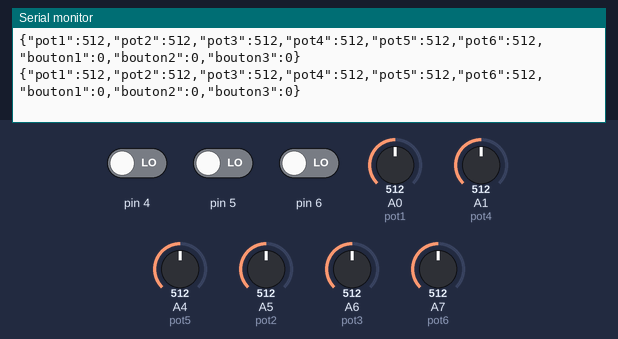
The sketch below on a simulated Arduino Nano, built with avr-gcc and run on an emulated ATmega328P. Parts: the last lines printed to the serial monitor. The test bench sets the inputs (shaded band); at power-on: A0 (pot1) = 512, A4 (pot5) = 512, pin 4 LOW, pin 5 LOW, pin 6 LOW, A1 (pot4) = 512, A5 (pot2) = 512, A6 (pot3) = 512, A7 (pot6) = 512.

Above: at 1.2 s.
1.3 s: A0 (pot1) set to 105
At 1.38 s:
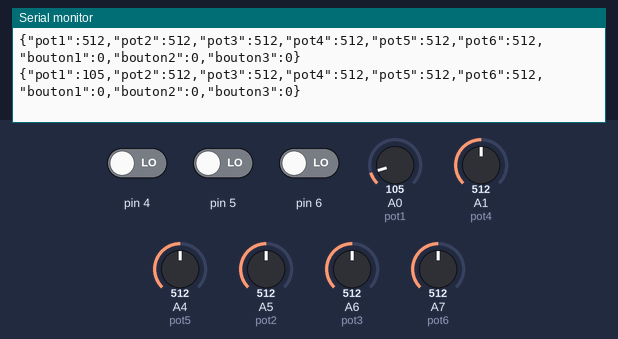
4.3 s: A0 (pot1) set to 94
At 4.32 s:
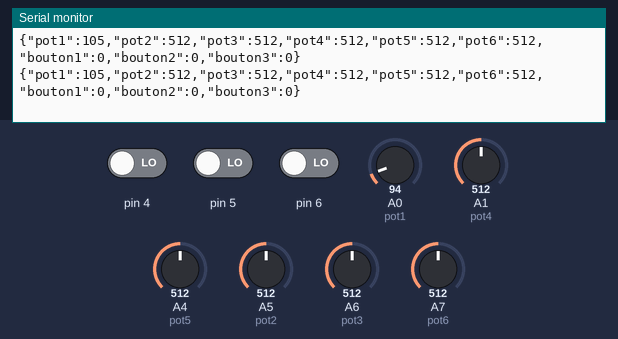
13.3 s: A4 (pot5) set to 110
At 13.3 s:
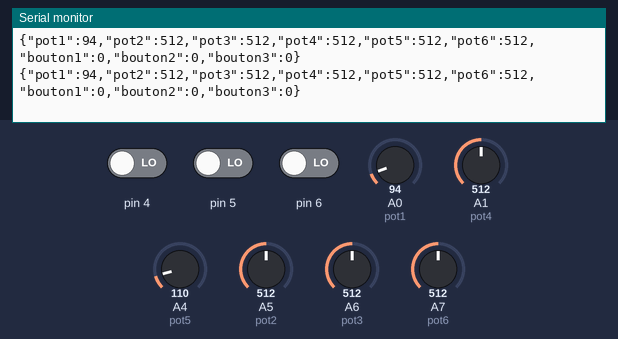
16.3 s: A4 (pot5) set to 90
At 16.33 s:
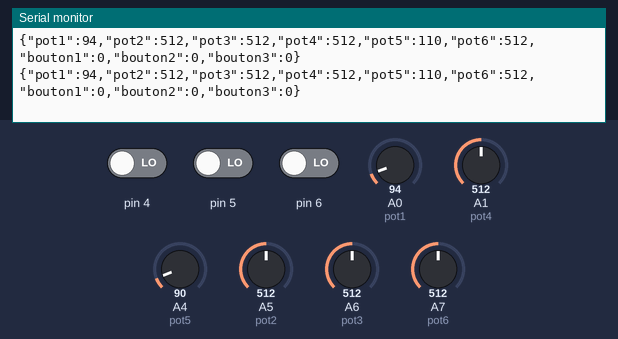
Timing chart, 0 to 19.3 s (numbered marks = the images above; inputs shaded):
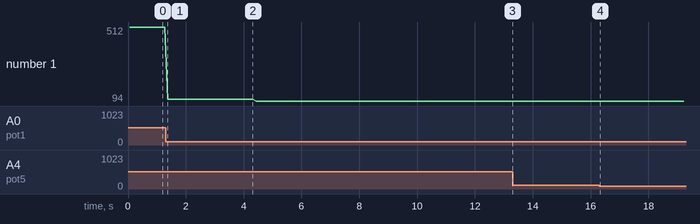

The sketch:

interface_physique_001.ino
```cpp
/*
 * Interface physique de contrôle
 * 6 potentiomètres, 3 boutons
 * les données sont envoyées en JSON à processing
 * Ocean Hackathon, Brest, 14 octobre 2017
 * pierre <> les porteslogiques.net
 * arduino 1.8.2 / zibu / debian 7 wheezy
 */

int pot1 = A0;
int pot2 = A5;
int pot3 = A6;
int pot4 = A1;
int pot5 = A4;
int pot6 = A7;

int val1, val2, val3, val4, val5, val6;
int b1, b2, b3;

void setup()
{
  Serial.begin(9600);
  pinMode(6, INPUT);
  pinMode(5, INPUT);
  pinMode(4, INPUT);
}

void loop()
{
  val1 = analogRead(pot1);
  delay(10);
  val2 = analogRead(pot2);
  delay(10);
  val3 = analogRead(pot3);
  delay(10);
  val4 = analogRead(pot4);
  delay(10);
  val5 = analogRead(pot5);
  delay(10);
  val6 = analogRead(pot6);
  delay(10);

  if (digitalRead(6) == 1) {
    b1 = 1;
  } else {
    b1 = 0;
  }
  if (digitalRead(5) == 1) {
    b2 = 1;
  } else {
    b2 = 0;
  }
  if (digitalRead(4) == 1) {
    b3 = 1;
  } else {
    b3 = 0;
  }

  String json;

  //json = "{\"controle\":{\"pot1\":";
  json = "{\"pot1\":";
  json = json + val1;
  json = json + ",\"pot2\":";
  json = json + val2;
  json = json + ",\"pot3\":";
  json = json + val3;
  json = json + ",\"pot4\":";
  json = json + val4;
  json = json + ",\"pot5\":";
  json = json + val5;
  json = json + ",\"pot6\":";
  json = json + val6;
  json = json + ",\"bouton1\":";
  json = json + b1;
  json = json + ",\"bouton2\":";
  json = json + b2;
  json = json + ",\"bouton3\":";
  json = json + b3;
  json = json + "}";

  Serial.println(json);
}
```

Measured:
- after the input at 1.3 s, the serial monitor: prints a new line after 0.07 s (image 1)
- plotted number 1: 512 → 105 after the input at 1.3 s, 105 → 94 after the input at 4.3 s
